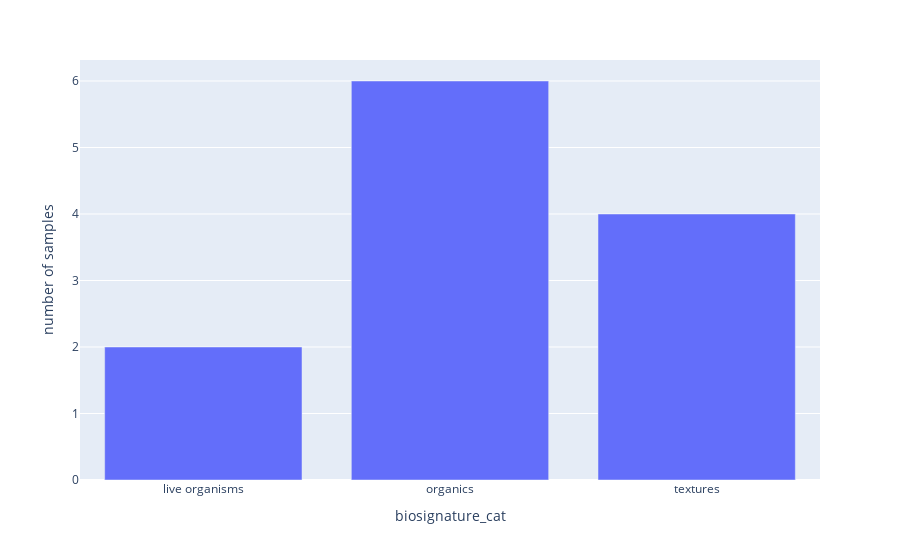

This figure's notebook cell:
### Code cell
px.bar(grouped_cat.loc[37.350000, -6.150000,'Rio Tinto, Spain'].reset_index(), x='biosignature_cat', y='number of samples')

### Figure 1 — Plotly figure (JSON) as saved in the notebook; plotly's stock layout.template omitted (floating-point values rounded to 4 significant figures)
{"data": [{"alignmentgroup": "True", "hovertemplate": "biosignature_cat=%{x}<br>number of samples=%{y}<extra></extra>", "legendgroup": "", "marker": {"color": "#636efa", "pattern": {"shape": ""}}, "name": "", "offsetgroup": "", "orientation": "v", "showlegend": false, "textposition": "auto", "type": "bar", "x": ["live organisms", "organics", "textures"], "xaxis": "x", "y": [2, 6, 4], "yaxis": "y"}], "layout": {"barmode": "relative", "legend": {"tracegroupgap": 0}, "margin": {"t": 60}, "xaxis": {"anchor": "y", "domain": [0, 1], "title": {"text": "biosignature_cat"}}, "yaxis": {"anchor": "x", "domain": [0, 1], "title": {"text": "number of samples"}}}}
